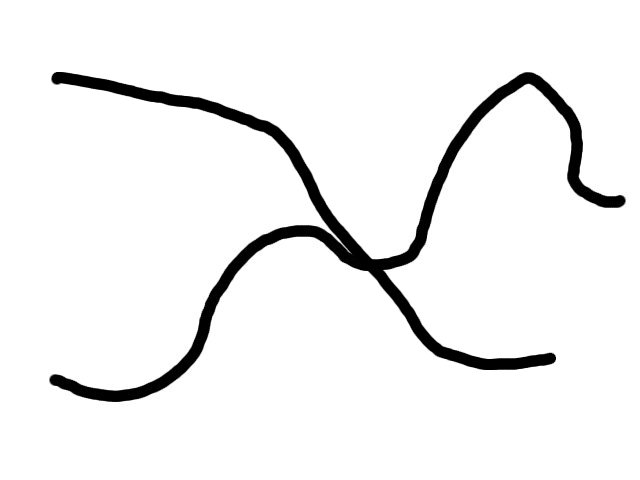
%> input picture TestImages/BasicLines/FatCurvesIntersecting.jpg, 640 x 480 px
$ octave BruteForce.m   (GNU Octave 9; MATLAB toolbox functions it lacks are replaced by stand-ins)
%> lines starting %> are read from the running program, lines starting %| are printed output that depends on the picture; in (x1, y1, x2, y2) boxes, pixels count from 0 and x2, y2 are one past the last pixel; in counts of white or black regions, pixels touching at a corner belong together; the program's own positions count from 1
% Test 1: Brute Force

% This will scan vertically around the clicked point to find the plot line.

% testImage = 'TestImages/FatCurvesParallel.jpg';
 testImage = 'TestImages/FatCurvesIntersecting.jpg';
%testImage = 'TestImages/TwoDottedLinesParallel.jpg';

img = imread(testImage);
%> img is the input picture: size 480x640x3 uint8; min 0, max 255, mean 241.1

% Starting point
clickX = 119;
clickY = 395;

% plot bounds
xmin = 1;
ymin = 1;

xmax = 640;
ymax = 480;


% color of the plot in rgb?
plotColor = 0;

% tolerance
colorTol = 0.1;

% varation tolerance
% factor by which y can vary from prev point
varTol = 17;
minTol = 10;

% x-spacing (in pixels)
dx = 10;

% data collector
cDataX = [];
cDataY = [];
cp = 0;

figure(1);
subplot(2,2,1);
imshow(img);

bwimg = im2bw(img);
%> bwimg: size 480x640 logical; 94.5% white; 1 black region, box (x1, y1, x2, y2) and area: (50, 72, 626, 402) 16753
subplot(2,2,2);
imshow(bwimg);

yprev = clickX;

for xi = xmin:dx:xmax

    blobi = 0;    % Blob number
    blobSize = zeros(ymax-ymin+1); % Length of this blob
    blobContinuity = 0; % Are we continuing the last blob?

    ymean = (ymax+1)*ones(ymax-ymin+1);

    blobData = zeros(ymax-ymin+1, ymax-ymin+1); % raw blob data

    for yi = ymin:1:ymax

        if (bwimg(yi,xi) == plotColor)

            if blobContinuity == 0

                blobi = blobi + 1;
                blobSize(blobi) = blobSize(blobi) + 1;

                blobData(blobSize(blobi),blobi) = yi;

                blobContinuity = 1;

            else
                blobSize(blobi) = blobSize(blobi) + 1;
                blobData(blobSize(blobi),blobi) = yi;
            end

        else
            blobContinuity = 0;
        end

    end

    % scan blobs
    if blobi > 0

        ymi = 0;
        yselect = ymax + 1;

        for bi = 1:1:blobi
            ym_blob = mean(blobData(1:blobSize(blobi),blobi));
            if (cp > 2)
                typicalDisplacement = abs(cDataY(cp)-cDataY(cp-1));

                if typicalDisplacement < minTol
                    typicalDisplacement = minTol;
                end

                if abs(ym_blob-yprev) < varTol*typicalDisplacement
                    ymi = ymi + 1;
                    ymean(ymi) = ym_blob;
                end
            else
                ymi = ymi + 1;
                ymean(ymi) = ym_blob;
            end
        end

        if (ymi > 0)
            [mindiff, ym_index] = min(ymean(1:ymi) - yprev);

            yselect = ymean(ym_index);
        end

        if (blobi > 0) && (yselect ~= (ymax + 1))
            cp = cp + 1;
            cDataX(cp) = xi;
            cDataY(cp) = yselect;
        end

        yprev = yselect;
    end
end
%> this loop made 64 passes
%> (mindiff, yprev) on passes 6 to 17: (261.5, 380.5), (1.5, 382), (4, 386), (4.5, 390.5), (3, 393.5), (2, 395.5), (1, 396.5), (0, 396.5), (-1.5, 395), (-2.5, 392.5), (-4, 388.5), (-4.5, 384)
%> blobData: size 480x480 double; every value is 0
%> ymean: size 480x480 double; every value is 481
%> after the loop, cDataX = 51 values from 51 to 551; cDataY = 51 values, max 396.5 at index 7, min 231.5 at index 26, mean 325.6; cp = 51; typicalDisplacement = 10; ym_blob = 201.5; ymi = 0; yprev = 481; yselect = 481

subplot(2,2,3);
imshow(bwimg);
hold on;
plot(cDataX,cDataY,'rx');

subplot(2,2,4);
plot(cDataX,ymax - cDataY);
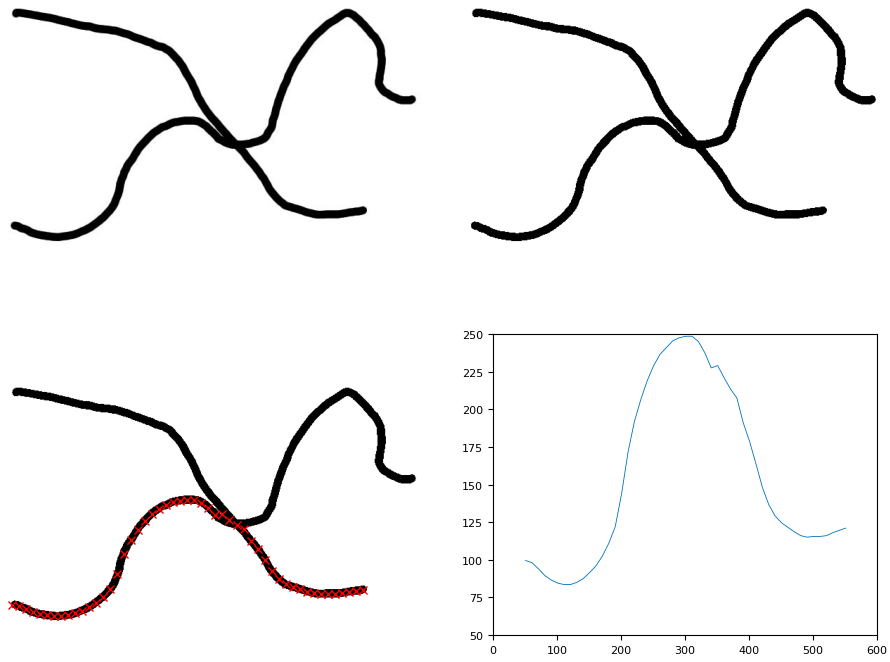
%> figure redrawn from the program's plot data, 4 panels

figure(2);
imshow(bwimg);
hold on;
plot(cDataX,cDataY,'rx');
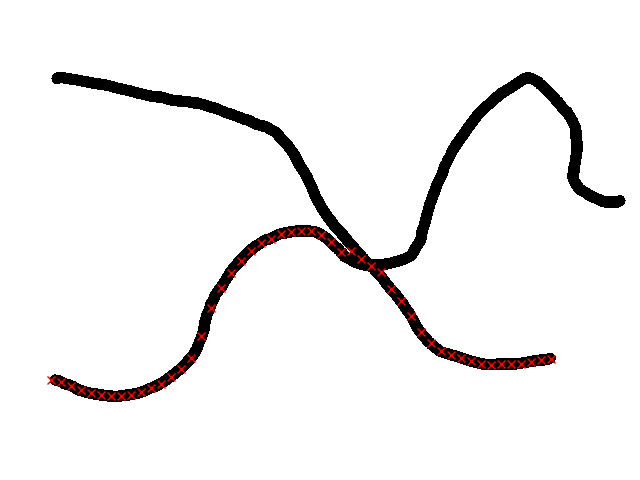
%> figure redrawn from the program's plot data
